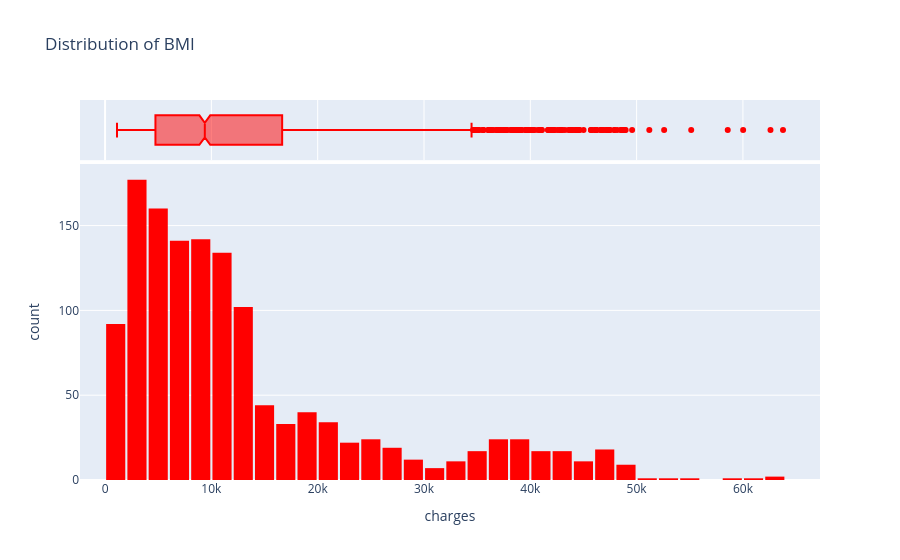

Source (notebook cell):
### Code cell
fig = px.histogram(medical_df, x="charges",color_discrete_sequence=['red'], marginal="box", title="Distribution of BMI")
fig.update_layout(bargap=0.1)
fig.show()

### Figure 1 — Plotly figure (JSON) as saved in the notebook; plotly's stock layout.template omitted (floating-point values rounded to 4 significant figures; data arrays with more than 128 entries replaced by an {"elided": "..."} marker saying what was removed)
{"data": [{"alignmentgroup": "True", "bingroup": "x", "hovertemplate": "charges=%{x}<br>count=%{y}<extra></extra>", "legendgroup": "", "marker": {"color": "red", "pattern": {"shape": ""}}, "name": "", "offsetgroup": "", "orientation": "v", "showlegend": false, "type": "histogram", "x": {"elided": "1338 float values"}, "xaxis": "x", "yaxis": "y"}, {"alignmentgroup": "True", "hovertemplate": "charges=%{x}<extra></extra>", "legendgroup": "", "marker": {"color": "red"}, "name": "", "notched": true, "offsetgroup": "", "showlegend": false, "type": "box", "x": {"elided": "1338 float values"}, "xaxis": "x2", "yaxis": "y2"}], "layout": {"bargap": 0.1, "barmode": "relative", "legend": {"tracegroupgap": 0}, "title": {"text": "Distribution of BMI"}, "xaxis": {"anchor": "y", "domain": [0, 1], "title": {"text": "charges"}}, "xaxis2": {"anchor": "y2", "domain": [0, 1], "matches": "x", "showgrid": true, "showticklabels": false}, "yaxis": {"anchor": "x", "domain": [0, 0.8316], "title": {"text": "count"}}, "yaxis2": {"anchor": "x2", "domain": [0.8416, 1], "matches": "y2", "showgrid": false, "showline": false, "showticklabels": false, "ticks": ""}}}
